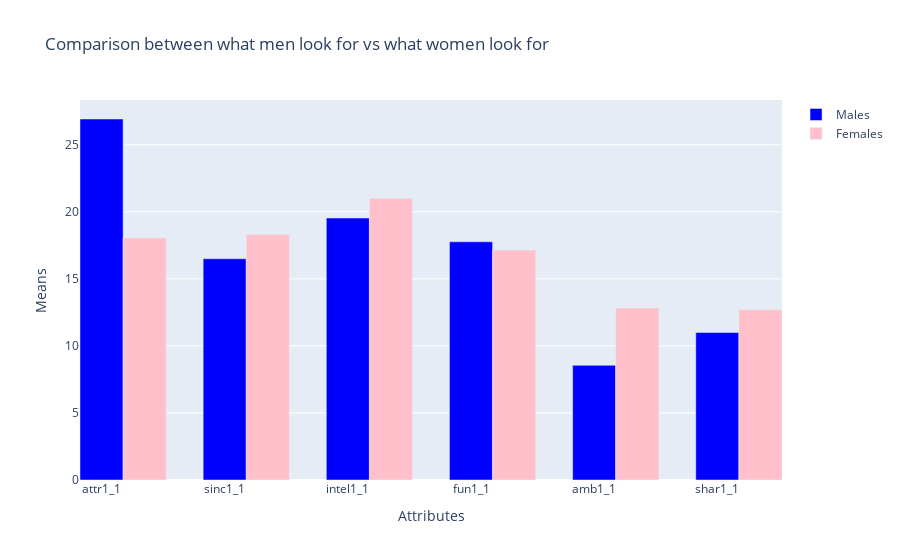

Notebook code for this chart:
### Code cell
import plotly.graph_objs as go



#Calculer les moyennes pour les hommes
y1 =  df[df['gender'] == 1][['attr1_1', 'sinc1_1', 'intel1_1', 'fun1_1', 'amb1_1', 'shar1_1']].mean()


#Calculer les moyennes pour les femmes
y = df[df['gender'] == 0][['attr1_1', 'sinc1_1', 'intel1_1', 'fun1_1', 'amb1_1', 'shar1_1']].mean()

#Attributs
attributes = list(y1.index)

#Créer les positions des barres pour chaque groupe
x = list(range(len(attributes)))

#Largeur des barres
bar_width = 0.35

#Créer les traces pour les barres des hommes et des femmes
trace1 = go.Bar(
    x=x,
    y=y1.values,
    name='Males',
    marker=dict(color='blue'),  # Couleur pour les barres des hommes
    width=bar_width
)

trace2 = go.Bar(
    x=[i + bar_width for i in x],
    y=y2.values,
    name='Females',
    marker=dict(color='pink'),  # Couleur pour les barres des femmes
    width=bar_width
)

#Créer la disposition du graphique
layout = go.Layout(
    title='Comparison between what men look for VS what women look for ',
    xaxis=dict(title='Attributes', tickvals=x, ticktext=attributes),
    yaxis=dict(title='Means'),
    barmode='group'  # Regroupe les barres côte à côte
)

#Créer la figure qui contient les deux traces
fig = go.Figure(data=[trace1, trace2], layout=layout)

#Afficher le graphique
fig.show()

### Figure 1 — Plotly figure (JSON) as saved in the notebook; plotly's stock layout.template omitted (floating-point values rounded to 4 significant figures)
{"data": [{"marker": {"color": "blue"}, "name": "Males", "type": "bar", "width": 0.35, "x": [0, 1, 2, 3, 4, 5], "y": [26.92, 16.5, 19.54, 17.76, 8.553, 11.0]}, {"marker": {"color": "pink"}, "name": "Females", "type": "bar", "width": 0.35, "x": [0.35, 1.35, 2.35, 3.35, 4.35, 5.35], "y": [18.06, 18.31, 21.0, 17.15, 12.83, 12.7]}], "layout": {"barmode": "group", "title": {"text": "Comparison between what men look for vs what women look for "}, "xaxis": {"ticktext": ["attr1_1", "sinc1_1", "intel1_1", "fun1_1", "amb1_1", "shar1_1"], "tickvals": [0, 1, 2, 3, 4, 5], "title": {"text": "Attributes"}}, "yaxis": {"title": {"text": "Means"}}}}
